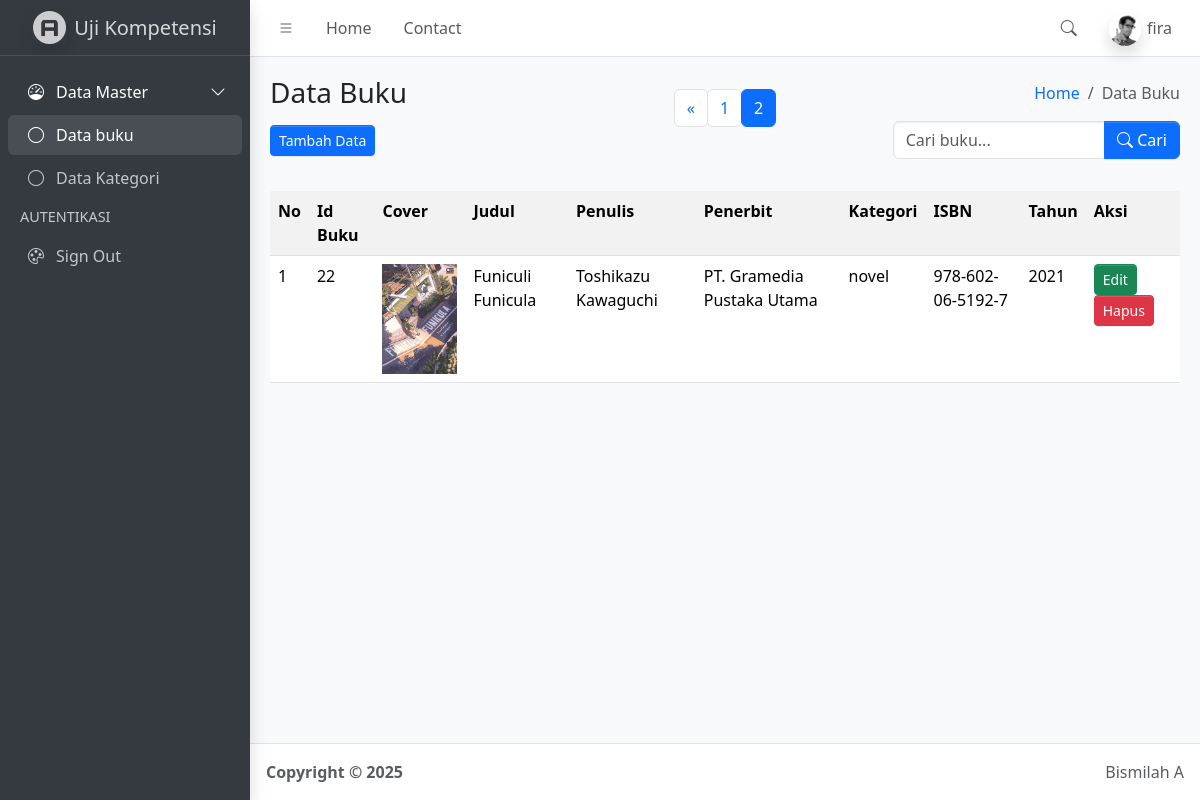
The page /index.php?halaman=2 (signed in) on the database its author committed.
### tables this page shows
CREATE TABLE `buku` (
  `id_buku` int(100) NOT NULL,
  `judul` varchar(100) NOT NULL,
  `penulis` varchar(1000) NOT NULL,
  `penerbit` varchar(100) NOT NULL,
  `tahun_terbit` year(4) NOT NULL,
  `cover` varchar(100) NOT NULL,
  `isbn` varchar(10000) NOT NULL,
  `tanggal_input` timestamp NOT NULL DEFAULT current_timestamp() ON UPDATE current_timestamp(),
  `id_kategori` int(100) NOT NULL
);

CREATE TABLE `kategori` (
  `id_kategori` int(100) NOT NULL,
  `nama_kategori` varchar(100) NOT NULL,
  `tanggal_input` timestamp NOT NULL DEFAULT current_timestamp() ON UPDATE current_timestamp()
);

### function.php (called while the page is built, shortened)
<?php
$conn = mysqli_connect("localhost", "root", "", "simbs");
function query($query){
    global $conn;
    $result = mysqli_query($conn, $query);
    $rows = [];
    while( $row = mysqli_fetch_assoc($result) ) {
        $rows[] = $row;
    }
    return $rows;
}

### index.php (the view, shortened to what this page needs)
<?php
    require("function.php");
    $jumlahDataPerHalaman = 4;
    $jumlahData = count(query("SELECT
    buku.judul,
    buku.penulis,
    buku.tahun_terbit,
    buku.cover,
    buku.isbn,
    kategori.nama_kategori
FROM
    buku
INNER JOIN
    kategori
ON
    kategori.id_kategori = buku.id_kategori"));
    $jumlahHalaman = ceil($jumlahData / $jumlahDataPerHalaman);
    $halamanAktif = ( isset($_GET["halaman"]) ) ? $_GET["halaman"] : 1;
    $awalData = ( $jumlahDataPerHalaman * $halamanAktif ) - $jumlahDataPerHalaman;
    $buku = query("SELECT
    buku.*,
    kategori.nama_kategori FROM
    buku INNER JOIN
    kategori ON
    kategori.id_kategori = buku.id_kategori LIMIT $awalData, $jumlahDataPerHalaman");
?>
<!doctype html>
<html lang="en">
  <head>
    <link
      rel="stylesheet"
      href="https://cdn.jsdelivr.net/npm/@fontsource/source-sans-3@5.0.12/index.css"
      media="print"
      onload="this.media='all'"
    />
    <link
      rel="stylesheet"
      href="https://cdn.jsdelivr.net/npm/overlayscrollbars@2.11.0/styles/overlayscrollbars.min.css"
    />
    <link
      rel="stylesheet"
      href="https://cdn.jsdelivr.net/npm/bootstrap-icons@1.13.1/font/bootstrap-icons.min.css"
    />
    <link rel="stylesheet" href="dist/css/adminlte.min.css" />
    <link
      rel="stylesheet"
      href="https://cdn.jsdelivr.net/npm/apexcharts@3.37.1/dist/apexcharts.css"
    />
    <link
      rel="stylesheet"
      href="https://cdn.jsdelivr.net/npm/jsvectormap@1.5.3/dist/css/jsvectormap.min.css"
    />
  </head>
  <body class="layout-fixed sidebar-expand-lg bg-body-tertiary">
    <div class="app-wrapper">
      <nav class="app-header navbar navbar-expand bg-body">
        <div class="container-fluid">
          <ul class="navbar-nav">
            <li class="nav-item">
              <a class="nav-link" data-lte-toggle="sidebar" href="#" role="button">
                <i class="bi bi-list"></i>
              </a>
            </li>
            <li class="nav-item d-none d-md-block">
              <a href="index.php" class="nav-link">Home</a>
            </li>
            <li class="nav-item d-none d-md-block">
              <a href="#" class="nav-link">Contact</a>
            </li>
          </ul>
          <ul class="navbar-nav ms-auto">
            <li class="nav-item">
              <a class="nav-link" data-widget="navbar-search" href="#" role="button">
                <i class="bi bi-search"></i>
              </a>
            </li>
            <li class="nav-item dropdown user-menu">
              <a href="#" class="nav-link dropdown-toggle" data-bs-toggle="dropdown">
                <img
                  src="dist/assets/img/user2-160x160.jpg"
                  class="user-image rounded-circle shadow"
                  alt="User Image"
                />
                <span class="d-none d-md-inline"><?= $_SESSION['username']?></span>
              </a>
            </li>
          </ul>
        </div>
      </nav>
      <aside class="app-sidebar bg-body-secondary shadow" data-bs-theme="dark">
        <div class="sidebar-brand">
          <a href="index.php" class="brand-link">
            <img
              src="dist/assets/img/AdminLTELogo.png"
              alt="AdminLTE Logo"
              class="brand-image opacity-75 shadow"
            />
            <span class="brand-text fw-light">Uji Kompetensi</span>
          </a>
        </div>
        <div class="sidebar-wrapper">
          <nav class="mt-2">
            <ul
              class="nav sidebar-menu flex-column"
              data-lte-toggle="treeview"
              role="navigation"
              aria-label="Main navigation"
              data-accordion="false"
              id="navigation"
            >
              <li class="nav-item menu-open">
                <a href="#" class="nav-link active">
                  <i class="nav-icon bi bi-speedometer"></i>
                  <p>
                    Data Master
                  </p>
                </a>
                <ul class="nav nav-treeview">
                  <li class="nav-item">
                    <a href="./index.html" class="nav-link active">
                      <i class="nav-icon bi bi-circle"></i>
                      <p>Data buku</p>
                    </a>
                  </li>
                  <li class="nav-item">
                    <a href="kategori.php" class="nav-link">
                      <i class="nav-icon bi bi-circle"></i>
                      <p>Data Kategori</p>
                    </a>
                  </li>
                </ul>
              </li>
              <li class="nav-header">AUTENTIKASI</li>
              <li class="nav-item">
                <a href="logout.php" class="nav-link">
                  <i class="nav-icon bi bi-palette"></i>
                  <p>Sign Out</p>
                </a>
              </li>
            </ul>
          </nav>
        </div>
      </aside>
      <main class="app-main">
        <div class="app-content-header">
          <div class="container-fluid">
            <div class="row  mb-3 align-items-center">
              <div class="col-sm-4">
                <h3 class="mb-3">Data Buku</h3>
                <a href="tambah_data.php">
                  <button class="btn-sm btn btn-primary">Tambah Data</button>
                </a>
              </div>
              <div class="col-sm-4 d-flex justify-content-center">
                <nav aria-label="Page navigation example">
                    <ul class="pagination">
                        <?php if ($halamanAktif > 1) : ?>
                            <li class="page-item">
                                <a class="page-link" href="?halaman=<?= $halamanAktif - 1; ?>">&laquo;</a>
                            </li>
                        <?php endif; ?>
                        <?php for ($i = 1; $i <= $jumlahHalaman; $i++) : ?>
                            <?php if ($i == $halamanAktif) : ?>
                                <li class="page-item active">
                                    <a class="page-link" href="?halaman=<?= $i; ?>"><?= $i; ?></a>
                                </li>
                            <?php else : ?>
                                <li class="page-item">
                                    <a class="page-link" href="?halaman=<?= $i; ?>"><?= $i; ?></a>
                                </li>
                            <?php endif; ?>
                        <?php endfor; ?>
                    </ul>
                </nav>
              </div>
              <div class="col-sm-4 d-flex flex-column align-items-end">
                <ol class="breadcrumb">
                  <li class="breadcrumb-item"><a href="index.php">Home</a></li>
                  <li class="breadcrumb-item active" aria-current="page">Data Buku</li>
                </ol>
                <form class="mt-2" action="" method="POST">
                  <div class="input-group">
                  <input
                    type="text"
                    class="form-control"
                    name="keyword"
                    placeholder="Cari buku..."
                    autocomplete="off"
                  >
                  <button class="btn btn-primary" type="submit" name="tombol_search">
                    <i class="bi bi-search"></i> Cari
                  </button>
                </div>
                </form>
              </div>
            </div>
          </div>
        </div>
        <div class="app-content">
          <div class="container-fluid">
            <div class="row">
              <div class="col">
                <table class="table table-striped table-hover">
                  <tr>
                    <th>No </th>
                    <th>Id Buku</th>
                    <th>Cover</th>
                    <th>Judul</th>
                    <th>Penulis</th>
                    <th>Penerbit</th>
                    <th>Kategori</th>
                    <th>ISBN</th>
                    <th>Tahun</th>
                    <th>Aksi</th>
                  </tr>
                <?php $no=1 ?>
                <?php foreach($buku as $data): ?>
                  <tr>
                    <td> <?= $no ?> </td>
                    <td> <?= $data['id_buku'] ?> </td>
                    <td>
                        <img src="img/<?= $data['cover'] ?> " height="110" width="75" alt="">
                    </td>
                    <td> <?= $data['judul'] ?> </td>
                    <td> <?= $data['penulis'] ?> </td>
                    <td> <?= $data['penerbit'] ?> </td>
                    <td> <?= $data['nama_kategori'] ?> </td>
                    <td> <?= $data['isbn'] ?> </td>
                    <td> <?= $data['tahun_terbit'] ?> </td>
                    <td>
                      <a href="ubah_data.php?id=<?= $data['id_buku'] ?>" class="btn btn-success btn-sm">Edit</a>
                      <a href="hapus_data.php?id=<?= $data['id_buku'] ?>" class="btn btn-danger btn-sm">Hapus</a>
                    </td>
                </tr>
                <?php $no++; ?>
                <?php endforeach; ?>
                </table>
              </div>
            </div>
          </div>
        </div>
      </main>
      <footer class="app-footer">
        <div class="float-end d-none d-sm-inline">Bismilah A</div>
        <strong>
          Copyright &copy; 2025&nbsp;
        </strong>
      </footer>
    </div>
  </body>
</html>

### rows shown on the page
buku: id_buku "22", cover (picture), judul "Funiculi Funicula", penulis "Toshikazu Kawaguchi", penerbit "PT. Gramedia Pustaka Utama", id_kategori.nama_kategori "novel", isbn "978-602-06-5192-7", tahun_terbit "2021"

### other values the page prints
$_SESSION['username'] "fira"
